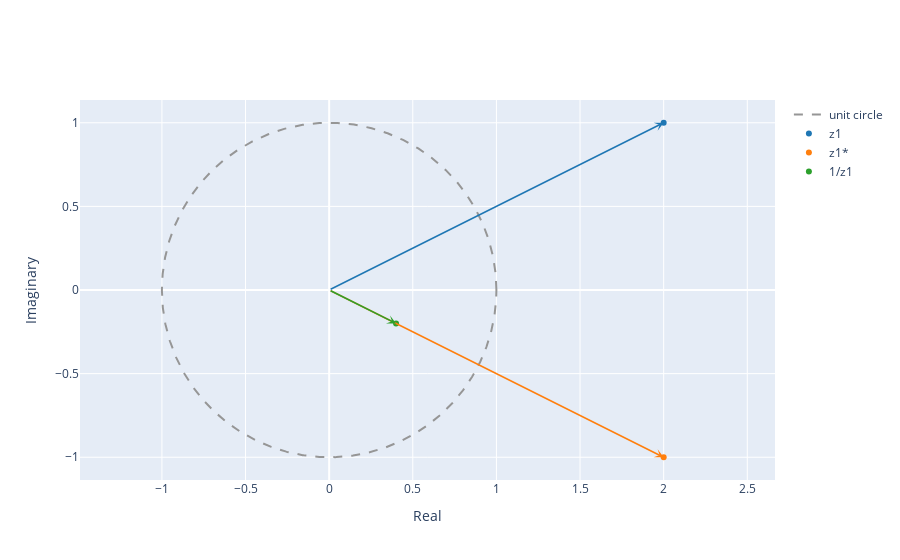
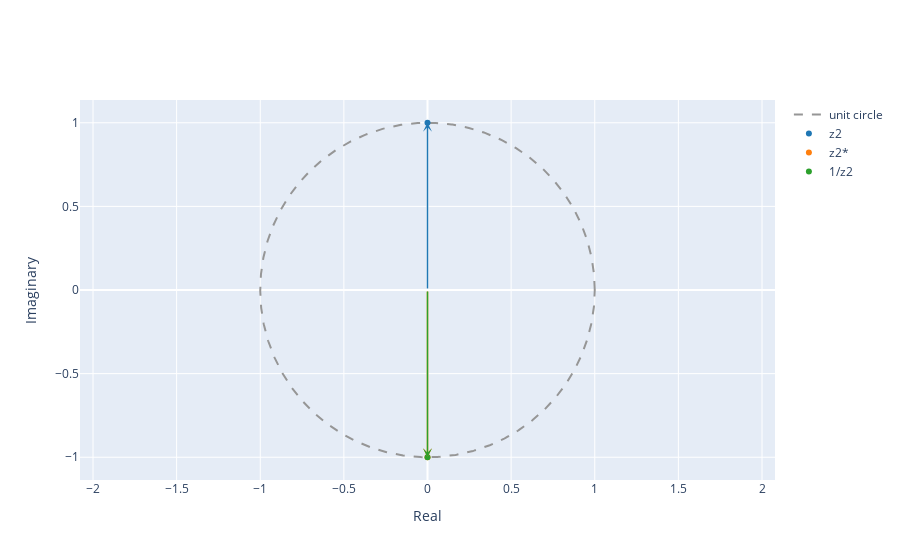

The code cell stored with these charts, in order, in its notebook:
### Markdown cell above
1.2. Compute the conjugate z* and the inverse 1/z for both $z_1$ and $z_2$ and plot the results as vectors in the complex plane.

### Code cell
z1_conj = np.conj(z1)
z2_conj = np.conj(z2)
z1_inv = 1.0/ z1
z2_inv = 1.0/ z2

plot_complex([z1, z1_conj, z1_inv], name=['z1', 'z1*', '1/z1'])
plot_complex([z2, z2_conj, z2_inv], name=['z2', 'z2*', '1/z2'])

### Figure 1 — Plotly figure (JSON) as saved in the notebook; plotly's stock layout.template omitted (floating-point values rounded to 4 significant figures; data arrays with more than 128 entries replaced by an {"elided": "..."} marker saying what was removed)
{"data": [{"line": {"color": "rgb(150,150,150)", "dash": "dash", "shape": "linear"}, "mode": "lines", "name": "unit circle", "type": "scatter", "x": {"elided": "1000 float values"}, "y": {"elided": "1000 float values"}}, {"marker": {"color": "#1f77b4"}, "mode": "markers", "name": "z1", "type": "scatter", "x": [2], "y": [1]}, {"marker": {"color": "#ff7f0e"}, "mode": "markers", "name": "z1*", "type": "scatter", "x": [2], "y": [-1]}, {"marker": {"color": "#2ca02c"}, "mode": "markers", "name": "1/z1", "type": "scatter", "x": [0.4], "y": [-0.2]}], "layout": {"annotations": [{"arrowcolor": "#1f77b4", "arrowhead": 3, "arrowwidth": 1.5, "ax": 0, "axref": "x", "ay": 0, "ayref": "y", "showarrow": true, "text": "", "x": 2, "y": 1}, {"arrowcolor": "#ff7f0e", "arrowhead": 3, "arrowwidth": 1.5, "ax": 0, "axref": "x", "ay": 0, "ayref": "y", "showarrow": true, "text": "", "x": 2, "y": -1}, {"arrowcolor": "#2ca02c", "arrowhead": 3, "arrowwidth": 1.5, "ax": 0, "axref": "x", "ay": 0, "ayref": "y", "showarrow": true, "text": "", "x": 0.4, "y": -0.2}], "xaxis": {"title": {"text": "Real"}}, "yaxis": {"scaleanchor": "x", "scaleratio": 1, "title": {"text": "Imaginary"}}}}

### Figure 2 — Plotly figure (JSON) as saved in the notebook; plotly's stock layout.template omitted (floating-point values rounded to 4 significant figures; data arrays with more than 128 entries replaced by an {"elided": "..."} marker saying what was removed)
{"data": [{"line": {"color": "rgb(150,150,150)", "dash": "dash", "shape": "linear"}, "mode": "lines", "name": "unit circle", "type": "scatter", "x": {"elided": "1000 float values"}, "y": {"elided": "1000 float values"}}, {"marker": {"color": "#1f77b4"}, "mode": "markers", "name": "z2", "type": "scatter", "x": [0], "y": [1]}, {"marker": {"color": "#ff7f0e"}, "mode": "markers", "name": "z2*", "type": "scatter", "x": [0], "y": [-1]}, {"marker": {"color": "#2ca02c"}, "mode": "markers", "name": "1/z2", "type": "scatter", "x": [0], "y": [-1]}], "layout": {"annotations": [{"arrowcolor": "#1f77b4", "arrowhead": 3, "arrowwidth": 1.5, "ax": 0, "axref": "x", "ay": 0, "ayref": "y", "showarrow": true, "text": "", "x": 0, "y": 1}, {"arrowcolor": "#ff7f0e", "arrowhead": 3, "arrowwidth": 1.5, "ax": 0, "axref": "x", "ay": 0, "ayref": "y", "showarrow": true, "text": "", "x": 0, "y": -1}, {"arrowcolor": "#2ca02c", "arrowhead": 3, "arrowwidth": 1.5, "ax": 0, "axref": "x", "ay": 0, "ayref": "y", "showarrow": true, "text": "", "x": 0, "y": -1}], "xaxis": {"title": {"text": "Real"}}, "yaxis": {"scaleanchor": "x", "scaleratio": 1, "title": {"text": "Imaginary"}}}}
